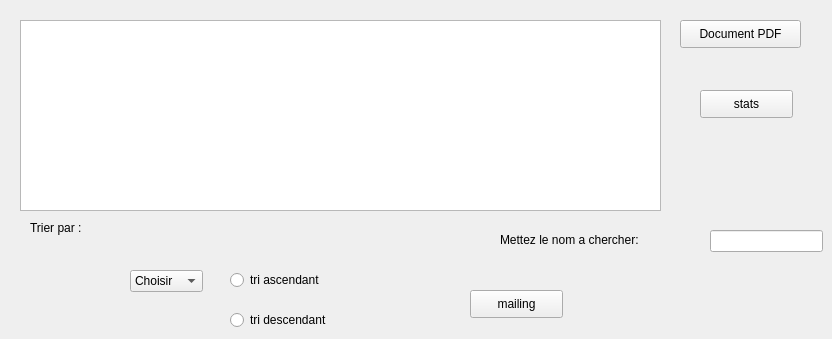
      <widget class="QWidget" name="tab_16">
       <attribute name="title">
        <string>Afficher les employés</string>
       </attribute>
       <widget class="QTableView" name="tab_employe">
        <property name="geometry">
         <rect>
          <x>20</x>
          <y>20</y>
          <width>641</width>
          <height>191</height>
         </rect>
        </property>
       </widget>
       <widget class="QLabel" name="label_64">
        <property name="geometry">
         <rect>
          <x>500</x>
          <y>230</y>
          <width>191</width>
          <height>20</height>
         </rect>
        </property>
        <property name="text">
         <string>Mettez le nom a chercher:</string>
        </property>
       </widget>
       <widget class="QLineEdit" name="lineEditRecherche">
        <property name="geometry">
         <rect>
          <x>710</x>
          <y>230</y>
          <width>113</width>
          <height>22</height>
         </rect>
        </property>
       </widget>
       <widget class="QComboBox" name="comboBox1">
        <property name="geometry">
         <rect>
          <x>130</x>
          <y>270</y>
          <width>73</width>
          <height>22</height>
         </rect>
        </property>
        <item>
         <property name="text">
          <string>Choisir</string>
         </property>
        </item>
        <item>
         <property name="text">
          <string>id_employe</string>
         </property>
        </item>
        <item>
         <property name="text">
          <string>nom</string>
         </property>
        </item>
        <item>
         <property name="text">
          <string>prenom</string>
         </property>
        </item>
        <item>
         <property name="text">
          <string>poste</string>
         </property>
        </item>
        <item>
         <property name="text">
          <string>num</string>
         </property>
        </item>
       </widget>
       <widget class="QRadioButton" name="radioButton_5">
        <property name="geometry">
         <rect>
          <x>230</x>
          <y>270</y>
          <width>111</width>
          <height>20</height>
         </rect>
        </property>
        <property name="text">
         <string>tri ascendant</string>
        </property>
       </widget>
       <widget class="QRadioButton" name="radioButton_6">
        <property name="geometry">
         <rect>
          <x>230</x>
          <y>310</y>
          <width>131</width>
          <height>20</height>
         </rect>
        </property>
        <property name="text">
         <string>tri descendant</string>
        </property>
       </widget>
       <widget class="QPushButton" name="pdf2">
        <property name="geometry">
         <rect>
          <x>680</x>
          <y>20</y>
          <width>121</width>
          <height>28</height>
         </rect>
        </property>
        <property name="text">
         <string>Document PDF</string>
        </property>
       </widget>
       <widget class="QLabel" name="label_65">
        <property name="geometry">
         <rect>
          <x>30</x>
          <y>220</y>
          <width>111</width>
          <height>16</height>
         </rect>
        </property>
        <property name="text">
         <string>Trier par :</string>
        </property>
       </widget>
       <widget class="QPushButton" name="stats">
        <property name="geometry">
         <rect>
          <x>700</x>
          <y>90</y>
          <width>93</width>
          <height>28</height>
         </rect>
        </property>
        <property name="text">
         <string>stats</string>
        </property>
       </widget>
       <widget class="QPushButton" name="pushButton_mailing">
        <property name="geometry">
         <rect>
          <x>470</x>
          <y>290</y>
          <width>93</width>
          <height>28</height>
         </rect>
        </property>
        <property name="text">
         <string>mailing</string>
        </property>
       </widget>
      </widget>
